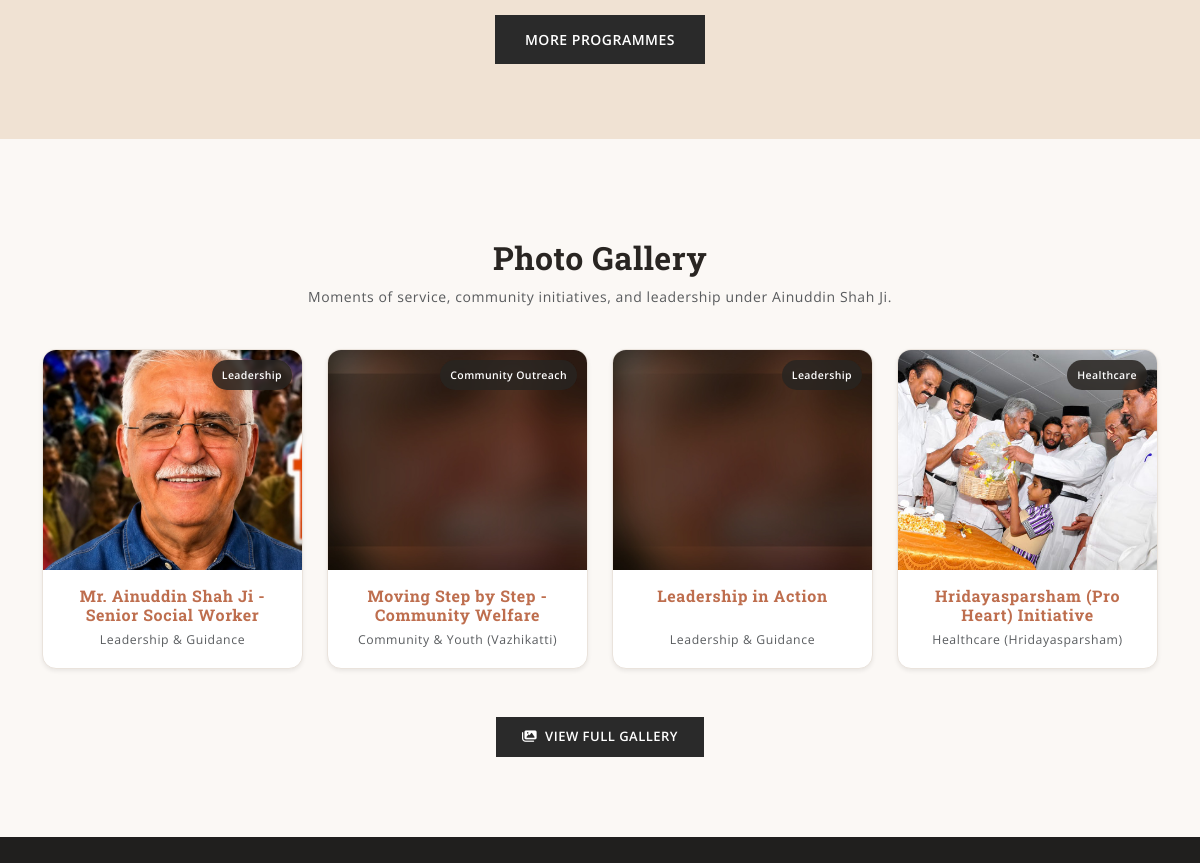
Before: / (middle part) with the older database file.
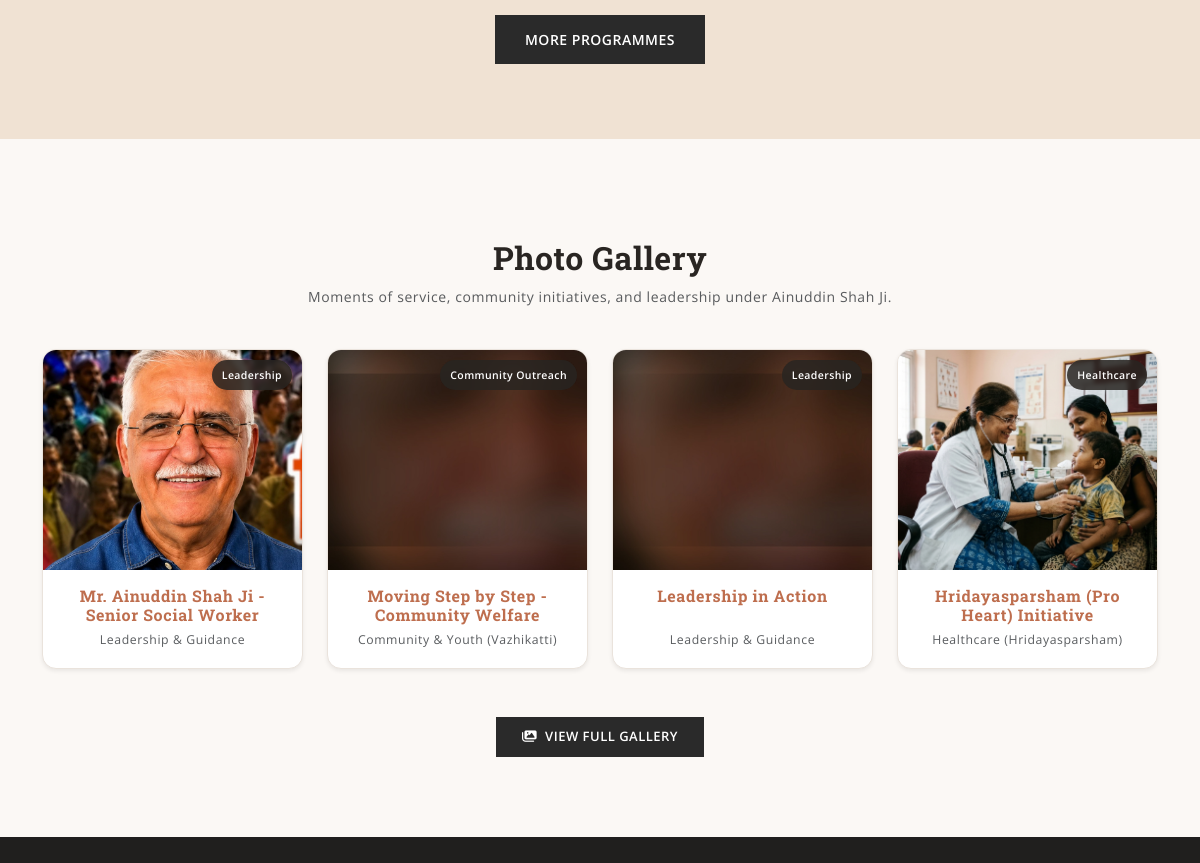
After: the same page with the newer database file.
### core/models.py (models this page shows, shortened)
class GalleryImage(models.Model):
    CATEGORY_CHOICES = [
        ('leadership', 'Leadership & Guidance'),
        ('healthcare', 'Healthcare (Hridayasparsham)'),
        ('education', 'Education (Vidhya Amruthu)'),
        ('community', 'Community & Youth (Vazhikatti)'),
    ]
    title = models.CharField(max_length=200, help_text="Title or caption for the photograph")
    category = models.CharField(max_length=50, choices=CATEGORY_CHOICES, default='leadership', help_text="Category for filtering")
    image = models.ImageField(upload_to='gallery/', help_text="Upload high-resolution gallery image")
    description = models.TextField(blank=True, help_text="Short narrative or context")
    badge_text = models.CharField(max_length=60, blank=True, help_text="Badge label displayed on image (e.g. Leadership, Healthcare)")
    order = models.PositiveIntegerField(default=0, help_text="Display order (lower numbers appear first)")
    is_active = models.BooleanField(default=True, help_text="Show on website")
    created_at = models.DateTimeField(auto_now_add=True)
    updated_at = models.DateTimeField(auto_now=True)
    class Meta:
        verbose_name = "Gallery Image"
        verbose_name_plural = "Gallery Images"
        ordering = ['order', '-created_at']
    def image_preview(self):
        if self.image:
            return mark_safe(f'<img src="{self.image.url}" style="width: 70px; height: 50px; object-fit: cover; border-radius: 6px; border: 1px solid #ddd;" />')
        return "No Image"
    image_preview.short_description = "Preview"

### core/views.py (the view)
# urls.py: path('', views.home, name='home'),
def home(request):
    home_gallery = GalleryImage.objects.filter(is_active=True).order_by('order', '-created_at')[:4]
    return render(request, 'home.html', {'home_gallery': home_gallery})

### templates/home.html (shortened to what this page needs)
{% extends 'base.html' %}
{% load static %}
{% block content %}
<div class="container-fluid sec-program" id="programmes">
  <div class="container">
    <div class="row">
      <div class="col-lg-12 pt-5 text-center">
        <a href="{% url 'programmes' %}" class="btn btn-secondary text-white">MORE PROGRAMMES</a>
      </div>
    </div>
  </div>
</div>
<div class="container-fluid sec-gallery" id="gallery">
  <div class="container">
    <div class="row">
      <div class="col-lg-12 pb-4 text-center">
        <h2>Photo Gallery</h2>
        <p class="text-muted">Moments of service, community initiatives, and leadership under Ainuddin Shah Ji.</p>
      </div>
    </div>
    <div class="row g-4" id="homeGalleryGrid">
      {% if home_gallery %}
        {% for g_img in home_gallery %}
          <div class="col-lg-3 col-md-6 col-sm-6 home-gallery-item">
            <div class="card h-100 gallery-card shadow-sm">
              <div class="gallery-img-wrapper" role="button" tabindex="0"
                   data-bs-toggle="modal" data-bs-target="#homeGalleryModal"
                   data-img-src="{{ g_img.image.url }}"
                   data-title="{{ g_img.title }}"
                   data-category="{{ g_img.get_category_display }}"
                   data-desc="{{ g_img.description }}">
                <img src="{{ g_img.image.url }}" class="gallery-img" alt="{{ g_img.title }}" style="object-position: center 20%;">
                <span class="gallery-badge">{{ g_img.badge_text|default:g_img.get_category_display }}</span>
              </div>
              <div class="card-body p-3 text-center d-flex flex-column justify-content-between">
                <h6 class="card-title text-orange fw-bold mb-1">{{ g_img.title }}</h6>
                <p class="text-muted small mb-0">{{ g_img.get_category_display }}</p>
              </div>
            </div>
          </div>
        {% endfor %}
      {% endif %}
    </div>
    <div class="row">
      <div class="col-lg-12 pt-5 text-center">
        <a href="{% url 'gallery' %}" class="btn btn-secondary text-white px-4 py-2" style="font-weight: 600; font-size: 13px; letter-spacing: 0.5px;">
          <i class="fa-solid fa-images me-2"></i>VIEW FULL GALLERY
        </a>
      </div>
    </div>
  </div>
</div>
{% endblock %}

Changed rows visible on the page:
changed GalleryImage "Hridayasparsham (Pro Heart) Initiative": image: a different picture
